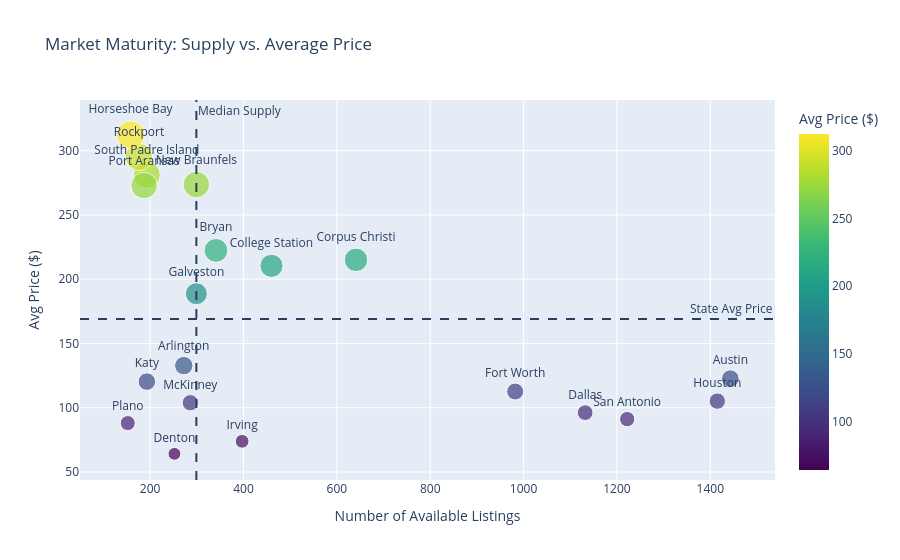

Write notebook code for a chart like this one.
### Markdown cell above
By shifting our lens from total price to Price per Bedroom, we uncover that Austin is not merely 'expensive'—it is diverse. The wide distribution in the violin plot suggests a high concentration of both luxury stays and competitive multi-room units, whereas cities like San Antonio show a more clustered, predictable pricing model.

### Code cell
# Group data to see the 'Personality' of each city
city_stats = df_story.groupby('city').agg({
    'average_rate_per_night': 'mean',
    'bedrooms_count': 'count'
}).reset_index().rename(columns={'bedrooms_count': 'total_listings'})

# Filter for top 20 cities to keep the plot readable
city_stats = city_stats.nlargest(20, 'total_listings')

fig = px.scatter(city_stats, 
                 x="total_listings", 
                 y="average_rate_per_night", 
                 text="city", 
                 size="average_rate_per_night",
                 color="average_rate_per_night",
                 color_continuous_scale='Viridis',
                 title="Market Maturity: Supply vs. Average Price",
                 labels={'total_listings': 'Number of Available Listings', 'average_rate_per_night': 'Avg Price ($)'})

fig.update_traces(textposition='top center')
fig.add_hline(y=city_stats['average_rate_per_night'].mean(), line_dash="dash", annotation_text="State Avg Price")
fig.add_vline(x=city_stats['total_listings'].median(), line_dash="dash", annotation_text="Median Supply")

fig.show()

### Figure 1 — Plotly figure (JSON) as saved in the notebook; plotly's stock layout.template omitted (floating-point values rounded to 4 significant figures)
{"data": [{"hovertemplate": "Number of Available Listings=%{x}<br>Avg Price ($)=%{marker.color}<br>city=%{text}<extra></extra>", "legendgroup": "", "marker": {"color": [122.6, 105.1, 91.13, 96.17, 112.6, 215.1, 210.4, 73.88, 222.4, 188.7, 273.7, 103.9, 132.8, 64.12, 120.3, 281.2, 273.0, 295.1, 312.4, 88.06], "coloraxis": "coloraxis", "size": [122.6, 105.1, 91.13, 96.17, 112.6, 215.1, 210.4, 73.88, 222.4, 188.7, 273.7, 103.9, 132.8, 64.12, 120.3, 281.2, 273.0, 295.1, 312.4, 88.06], "sizemode": "area", "sizeref": 0.7809, "symbol": "circle"}, "mode": "markers+text", "name": "", "orientation": "v", "showlegend": false, "text": ["Austin", "Houston", "San Antonio", "Dallas", "Fort Worth", "Corpus Christi", "College Station", "Irving", "Bryan", "Galveston", "New Braunfels", "McKinney", "Arlington", "Denton", "Katy", "South Padre Island", "Port Aransas", "Rockport", "Horseshoe Bay", "Plano"], "textposition": "top center", "type": "scatter", "x": [1443, 1415, 1222, 1132, 982, 641, 460, 397, 341, 299, 299, 286, 272, 252, 193, 193, 187, 176, 158, 152], "xaxis": "x", "y": [122.6, 105.1, 91.13, 96.17, 112.6, 215.1, 210.4, 73.88, 222.4, 188.7, 273.7, 103.9, 132.8, 64.12, 120.3, 281.2, 273.0, 295.1, 312.4, 88.06], "yaxis": "y"}], "layout": {"annotations": [{"showarrow": false, "text": "State Avg Price", "x": 1, "xanchor": "right", "xref": "x domain", "y": 169.1, "yanchor": "bottom", "yref": "y"}, {"showarrow": false, "text": "Median Supply", "x": 299, "xanchor": "left", "xref": "x", "y": 1, "yanchor": "top", "yref": "y domain"}], "coloraxis": {"colorbar": {"title": {"text": "Avg Price ($)"}}, "colorscale": [[0, "#440154"], [0.1111, "#482878"], [0.2222, "#3e4989"], [0.3333, "#31688e"], [0.4444, "#26828e"], [0.5556, "#1f9e89"], [0.6667, "#35b779"], [0.7778, "#6ece58"], [0.8889, "#b5de2b"], [1, "#fde725"]]}, "legend": {"itemsizing": "constant", "tracegroupgap": 0}, "shapes": [{"line": {"dash": "dash"}, "type": "line", "x0": 0, "x1": 1, "xref": "x domain", "y0": 169.1, "y1": 169.1, "yref": "y"}, {"line": {"dash": "dash"}, "type": "line", "x0": 299, "x1": 299, "xref": "x", "y0": 0, "y1": 1, "yref": "y domain"}], "title": {"text": "Market Maturity: Supply vs. Average Price"}, "xaxis": {"anchor": "y", "domain": [0, 1], "title": {"text": "Number of Available Listings"}}, "yaxis": {"anchor": "x", "domain": [0, 1], "title": {"text": "Avg Price ($)"}}}}
